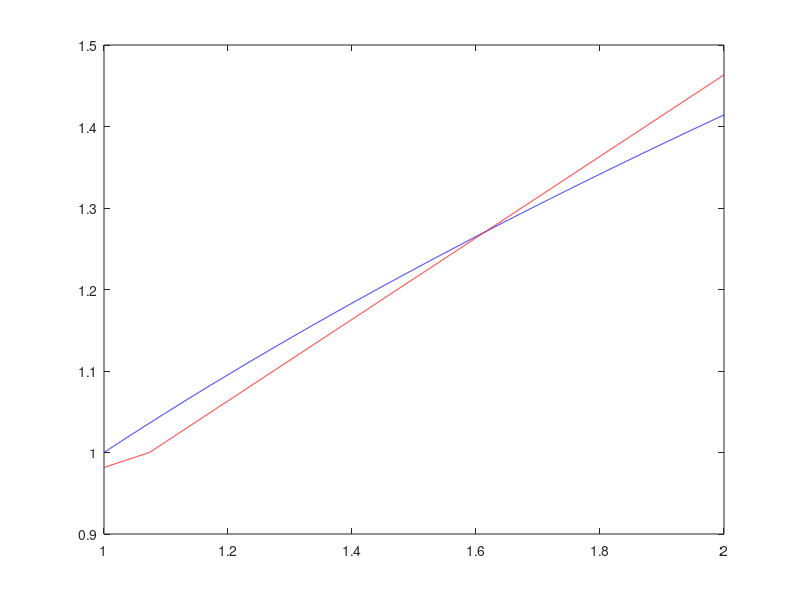
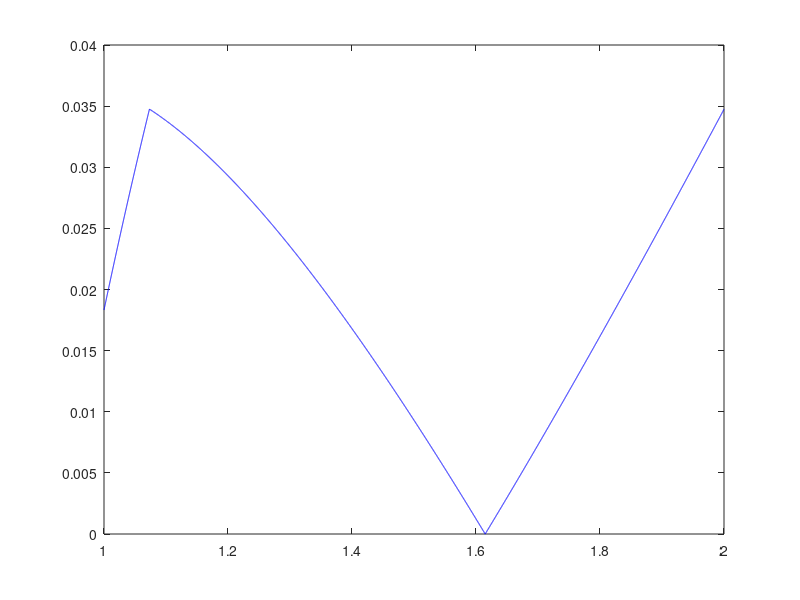

Source code (MATLAB) for these figures, in order:
x = single(linspace(1, 2, 10000)); %%Vector en el intervalo[1,2]
s = sqrt(x); %%Valor de la raiz de x

NosMagico=linspace(63, 64, 10000); %%E nº mágico obtenido es (127/2)*2^23.
% Creamos un vector con nºs cercanos a 127/2=63.5

MejorError=inf;
MejorNoMag=0;
MejorE0=[];
Ix= typecast(x,'uint32');

for C=NosMagico

Iy= bitshift(Ix,-1) + uint32(C*2^23);
y0=typecast(Iy,'single');%%Calculamos la aproximación a la sqrt(x)

e0=abs(y0-s)./s;%%Calculamos el error relativo
Errormax=max(e0);

if Errormax<MejorError 
    %%Para cada C, guardamos el error máximo de cada vector de error
    %%relativo. Al final nos quedamos con el mínimo de los errores máximos 
    % y con la C y e0 que nos ha dado ese error mínimo 
    MejorError=Errormax;
    MejorNoMag=C;
    Mejoraprox=y0;
    MejorE0=e0;
end

end

fprintf('Mejor constante C = %.6f\nError relativo máximo = %.6e\n', MejorNoMag, MejorError);

figure %%Gráfica de la aproximación frente al valor real de sqrt(x)
plot(x,s,'b',x,Mejoraprox,'r');

figure %%Gráfoca del error relativo.
plot(x,MejorE0,'b');